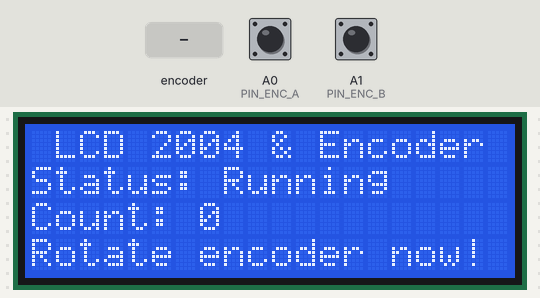
A sketch run on a simulated Arduino Uno, built with avr-gcc and run on an emulated ATmega328P. Parts: 20×4 character LCD. The test bench sets the inputs (shaded band); at power-on: A0 (PIN_ENC_A) HIGH, A1 (PIN_ENC_B) HIGH. What the sketch prints to the serial monitor is not drawn.

Above: at 1.3 s.
1.4 s: rotary encoder on A0 (PIN_ENC_A) / A1 (PIN_ENC_B) turned 3 steps (first pin leading)
At 1.77 s:
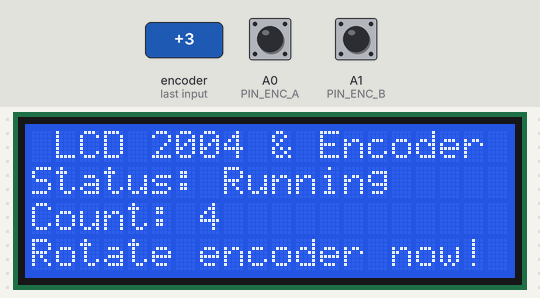
3.5 s: rotary encoder on A0 (PIN_ENC_A) / A1 (PIN_ENC_B) turned 1 step (first pin leading)
At 4.8 s:
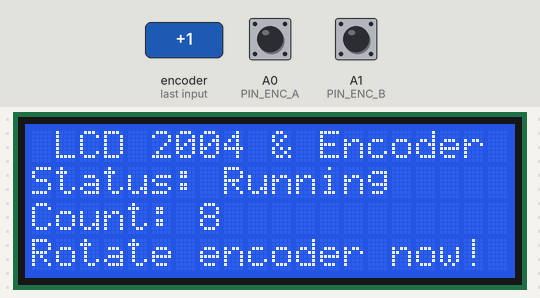
5.2 s: rotary encoder on A0 (PIN_ENC_A) / A1 (PIN_ENC_B) turned 1 step (first pin leading)
At 6.3 s:
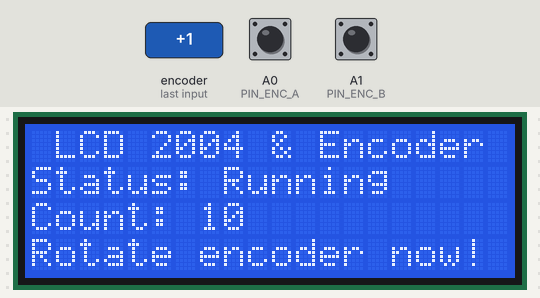
Timing chart, 0 to 8.2 s (numbered marks = the images above; inputs shaded):
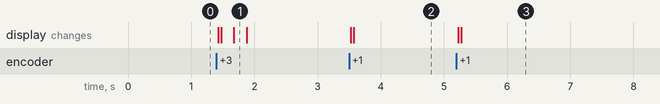

The sketch:

TestRotaryEncoderAndLCD.ino
```cpp
#include <Wire.h>
#include <LiquidCrystal_I2C.h>

// Pin definitions provided
const uint8_t PIN_ENC_A    = A0;
const uint8_t PIN_ENC_B    = A1;

// LCD Setup: Address 0x27, 20 columns, 4 rows
LiquidCrystal_I2C lcd(0x27, 20, 4);

// Encoder tracking variables
long encoderCount = 0;
int lastStateA;

void setup() {
  // Initialize Serial Monitor for extra debugging
  Serial.begin(9600);

  // Configure encoder pins as inputs with internal pull-up resistors
  pinMode(PIN_ENC_A, INPUT_PULLUP);
  pinMode(PIN_ENC_B, INPUT_PULLUP);

  // Read initial state of encoder pin A
  lastStateA = digitalRead(PIN_ENC_A);

  // Initialize the LCD
  lcd.init();
  lcd.backlight(); // Turn on backlight

  // Display initial test layout across all 4 rows
  lcd.setCursor(0, 0);
  lcd.print(" LCD 2004 & Encoder ");
  lcd.setCursor(0, 1);
  lcd.print("Status: Running     ");
  lcd.setCursor(0, 2);
  lcd.print("Count: 0            ");
  lcd.setCursor(0, 3);
  lcd.print("Rotate encoder now! ");
}

void loop() {
  int currentStateA = digitalRead(PIN_ENC_A);

  // Check if encoder pin A has changed state
  if (currentStateA != lastStateA) {
    // Determine rotation direction based on pin B
    if (digitalRead(PIN_ENC_B) != currentStateA) {
      encoderCount++;
    } else {
      encoderCount--;
    }

    // Output to Serial Monitor
    Serial.print("Encoder Count: ");
    Serial.println(encoderCount);

    // Update the LCD count on row 3 (index 2)
    lcd.setCursor(0, 2);
    lcd.print("Count:              "); // Clear space
    lcd.setCursor(0, 2);
    lcd.print("Count: ");
    lcd.print(encoderCount);
  }

  // Save the current state for the next check
  lastStateA = currentStateA;
}
```

Measured:
- after the input at 1.4 s, the display: first changes at once (image 1 shows a later state)
- after the input at 3.5 s, the display: first changes at once (image 2 shows a later state)
- after the input at 5.2 s, the display: first changes at once (image 3 shows a later state)
